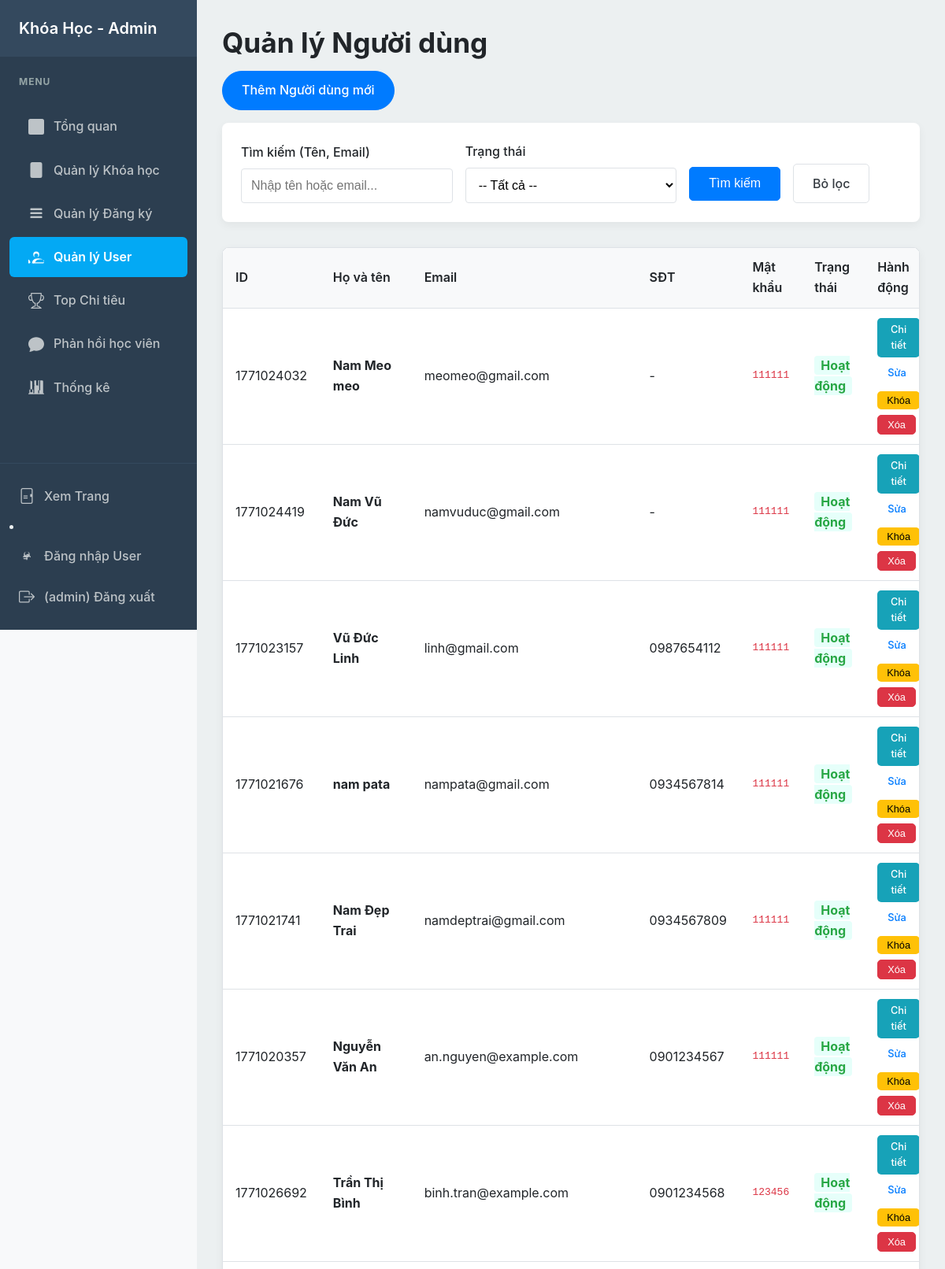
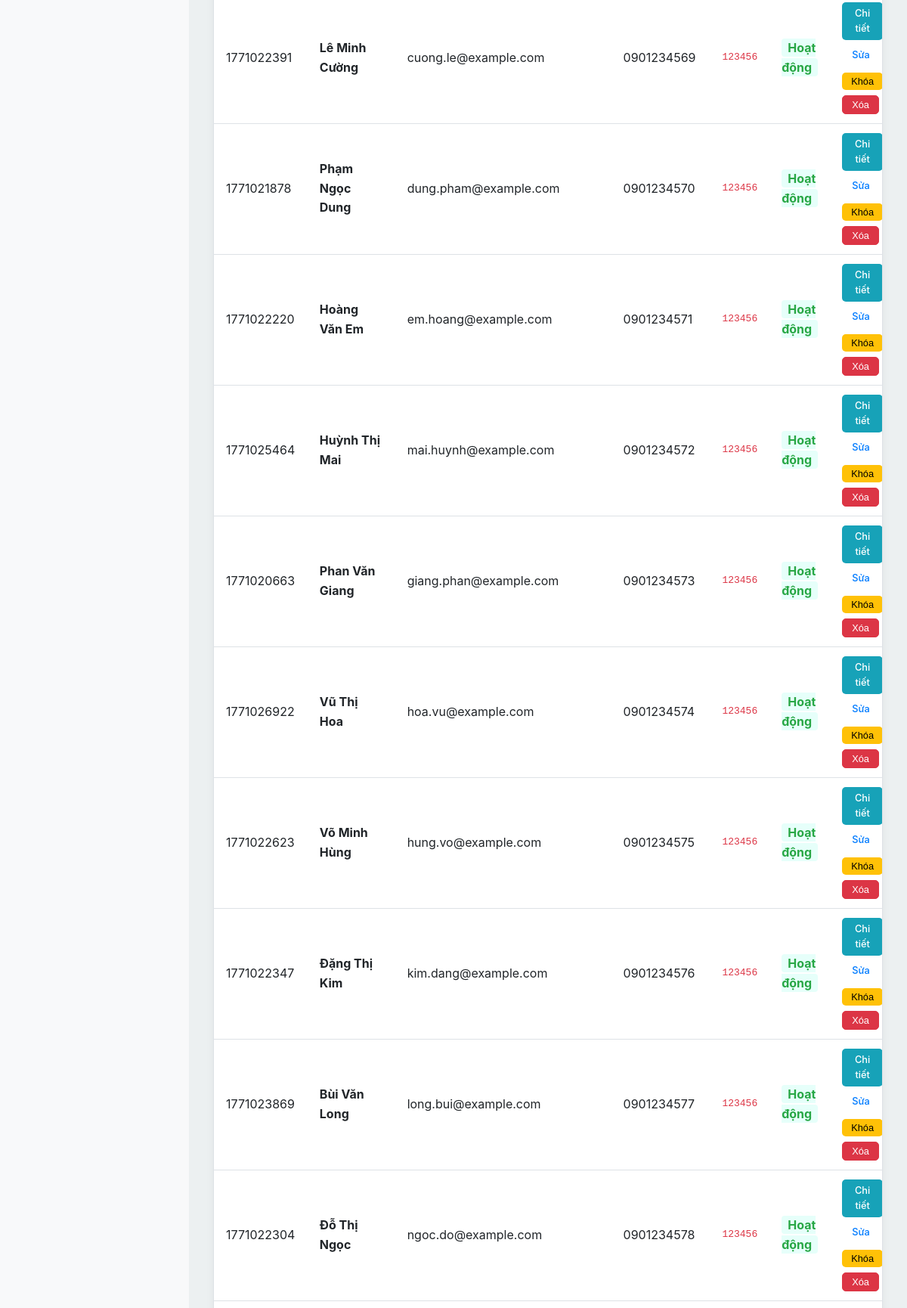
Page /admin/users.php (signed in, upper part) on the committed database (2 pictures, top to bottom).
### tables this page shows
CREATE TABLE IF NOT EXISTS `users` (
  `id` int NOT NULL AUTO_INCREMENT,
  `student_code` varchar(20) DEFAULT NULL,
  `full_name` varchar(255) NOT NULL,
  `email` varchar(255) NOT NULL,
  `phone` varchar(20) DEFAULT NULL,
  `password_hash` varchar(255) NOT NULL,
  `status` enum('active','locked') NOT NULL DEFAULT 'active',
  `avatar` varchar(255) DEFAULT NULL,
  `created_at` timestamp NOT NULL DEFAULT CURRENT_TIMESTAMP,
  PRIMARY KEY (`id`),
  UNIQUE KEY `email` (`email`)
);

### inc/functions.php (called while the page is built, shortened)
<?php
function h(?string $string): string
{
    return htmlspecialchars($string ?? '', ENT_QUOTES, 'UTF-8');
}
?>

### admin/users.php (the view, shortened to what this page needs)
<?php
require_once __DIR__ . '/../inc/db.php';
require_once __DIR__ . '/../inc/admin_header.php';
$action = $_GET['action'] ?? 'list';
$id = isset($_GET['id']) ? (int)$_GET['id'] : 0;
$page_title = "Quản lý Người dùng";
$old_input = $_SESSION['old_input'] ?? [];
if (($action === 'edit' || $action === 'add') && !empty($old_input)) {
    $user = $old_input;
} elseif ($action === 'edit' && $id > 0) {
    $page_title = "Sửa Người dùng";
    $stmt = $pdo->prepare("SELECT * FROM users WHERE id = ?");
    $stmt->execute([$id]);
    $user = $stmt->fetch();
    if (!$user) { header("Location: users.php"); exit; }
} elseif ($action === 'add') {
    $page_title = "Thêm Người dùng mới";
} else {
    $search = isset($_GET['search']) ? trim($_GET['search']) : '';
    $sql = "SELECT * FROM users";
    $params = [];
    $sql .= " ORDER BY created_at DESC";
    $stmt_users = $pdo->prepare($sql);
    $stmt_users->execute($params);
    $users = $stmt_users->fetchAll();
}
?>
<h1><?php echo h($page_title); ?></h1>
<?php if ($action === 'list'): ?>
    <div style="display: flex; justify-content: space-between; align-items: center; margin-bottom: 1rem;">
        <a href="users.php?action=add" class="btn btn-primary">Thêm Người dùng mới</a>
    </div>
    <form action="users.php" method="GET" class="filter-form" style="margin-bottom: 2rem;">
        <div class="form-group">
            <label for="search">Tìm kiếm (Tên, Email)</label>
            <input type="text" id="search" name="search" value="<?php echo h($search); ?>" placeholder="Nhập tên hoặc email...">
        </div>
        <div class="form-group">
            <label for="status">Trạng thái</label>
            <select name="status" id="status">
                <option value="">-- Tất cả --</option>
            </select>
        </div>
        <div class="form-group form-actions">
            <button type="submit" class="btn btn-primary">Tìm kiếm</button>
            <a href="users.php" class="btn btn-secondary">Bỏ lọc</a>
        </div>
    </form>
    <div class="admin-table-responsive">
        <table class="admin-table">
            <thead>
                <tr>
                    <th>ID</th>
                    <th>Họ và tên</th>
                    <th>Email</th>
                    <th>SĐT</th>
                    <th>Mật khẩu</th>
                    <th>Trạng thái</th>
                    <th>Hành động</th>
                </tr>
            </thead>
            <tbody>
                <?php if (empty($users)): ?>
                    <tr><td colspan="7" style="text-align: center;">Không tìm thấy người dùng nào phù hợp.</td></tr>
                <?php else: ?>
                    <?php foreach ($users as $u): ?>
                    <tr>
                        <td data-label="ID"><?php echo h($u['student_code'] ?? $u['id']); ?></td>
                        <td data-label="Họ và tên"><strong><?php echo h($u['full_name']); ?></strong></td>
                        <td data-label="Email"><?php echo h($u['email']); ?></td>
                        <td data-label="SĐT"><?php echo h($u['phone'] ?? '-'); ?></td>
                        <td data-label="Mật khẩu" style="color: var(--danger-color); font-family: monospace;"><?php echo h($u['password_hash']); ?></td>
                        <td data-label="Trạng thái">
                            <?php if ($u['status'] === 'active'): ?>
                                <span style="color: var(--success-color); font-weight:bold; background: #e6fffa; padding: 2px 8px; border-radius: 4px;">Hoạt động</span>
                            <?php else: ?>
                                <span style="color: var(--danger-color); font-weight:bold; background: #fff5f5; padding: 2px 8px; border-radius: 4px;">Đã khóa</span>
                            <?php endif; ?>
                        </td>
                        <td data-label="Hành động">
                            <div class="action-buttons" style="gap: 5px; flex-wrap: wrap;">
                                <a href="user_detail.php?id=<?php echo h($u['id']); ?>" class="btn btn-small" style="background-color: #17a2b8; color: white;">Chi tiết</a>
                                <a href="users.php?action=edit&id=<?php echo h($u['id']); ?>" class="btn btn-small">Sửa</a>
                                <form action="user_action.php" method="POST" style="margin:0;">
                                    <?php if ($u['status'] === 'active'): ?>
                                        <button type="submit" class="btn btn-small" style="background-color: #ffc107; color: #000; border:none;">Khóa</button>
                                    <?php else: ?>
                                        <button type="submit" class="btn btn-small" style="background-color: #28a745; color: white; border:none;">Mở</button>
                                    <?php endif; ?>
                                </form>
                                <form action="user_action.php" method="POST" onsubmit="return confirm('Bạn có chắc chắn muốn XÓA vĩnh viễn người dùng này?');" style="margin:0;">
                                    <button type="submit" class="btn btn-small btn-danger">Xóa</button>
                                </form>
                            </div>
                        </td>
                    </tr>
                    <?php endforeach; ?>
                <?php endif; ?>
            </tbody>
        </table>
    </div>
<?php endif; ?>
<?php require_once __DIR__ . '/../inc/admin_footer.php'; ?>

### css/base.css (style rules this page uses)
:root { --primary-color: #007bff; --primary-color-dark: #0056b3; --secondary-color: #6c757d; --success-color: #28a745; --danger-color: #dc3545; --light-color: #f8f9fa; --dark-color: #343a40; --text-color: #212529; --border-color: #dee2e6; --container-width: 1200px; --font-family: -apple-system, BlinkMacSystemFont, "Segoe UI", Roboto, "Helvetica Neue", Arial, sans-serif; }
* { margin: 0; padding: 0; box-sizing: border-box; }
body { font-family: var(--font-family); line-height: 1.6; background-color: var(--light-color); color: var(--text-color); display: flex; flex-direction: column; min-height: 100vh; }
h1, h2, h3 { margin-bottom: 0.75rem; line-height: 1.3; }
h1 { font-size: 2.2rem; }
a { color: var(--primary-color); text-decoration: none !important; transition: color 0.2s ease; }
.btn { display: inline-block; padding: 0.7rem 1.5rem; font-size: 1rem; font-weight: 500; text-align: center; text-decoration: none !important; border: 1px solid transparent; border-radius: 50px; cursor: pointer; transition: all 0.3s ease-in-out; }
.btn-primary { background-color: var(--primary-color); color: #fff; border-color: var(--primary-color); }
.btn-danger { background-color: var(--danger-color); border-color: var(--danger-color); color: #fff; }
.btn-secondary { background-color: #fff; color: var(--dark-color); border-color: var(--border-color); }
.btn-small { padding: 0.25rem 0.75rem; font-size: 0.8rem; border-radius: 20px; }
.form-group { margin-bottom: 1rem; }
.form-group label { display: block; font-weight: 500; margin-bottom: 0.5rem; }
.form-group input[type="text"], .form-group input[type="email"], .form-group input[type="tel"], .form-group input[type="password"], .form-group input[type="number"], .form-group select, .form-group textarea { width: 100%; padding: 0.75rem; font-size: 1rem; border: 1px solid var(--border-color); border-radius: 0.25rem; background-color: #fff; }

### css/admin.css (style rules this page uses)
.form-actions { display: flex; gap: 1rem; align-items: center; margin-top: 1.5rem; }
.form-actions .btn { border-radius: 5px; }
.filter-form { background-color: #fff; padding: 1.5rem; border-radius: 8px; margin-bottom: 1.5rem; display: grid; grid-template-columns: repeat(auto-fit, minmax(200px, 1fr)); gap: 1rem; align-items: flex-end; box-shadow: 0 4px 12px rgba(0,0,0,0.05); }
.filter-form .form-group { margin-bottom: 0; }
.filter-form .form-actions { margin-top: 0; }
.filter-form .btn { border-radius: 5px; }
.admin-table-responsive { width: 100%; overflow-x: auto; background-color: #fff; border: 1px solid var(--border-color); border-radius: 8px; box-shadow: 0 4px 12px rgba(0,0,0,0.05); }
.admin-table { width: 100%; border-collapse: collapse; }
.admin-table th, .admin-table td { padding: 0.75rem 1rem; text-align: left; border-bottom: 1px solid var(--border-color); vertical-align: middle; }
.admin-table thead th { background-color: var(--light-color); font-weight: 600; }
.admin-table td .action-buttons { display: flex; gap: 0.5rem; align-items: center; }
.admin-table td .action-buttons .btn { border-radius: 5px; }

### rows in the picture
users: student_code "1771024032", full_name "Nam Meo meo", email "meomeo@gmail.com", phone "-", password_hash "111111", status "Hoạt động"
users: student_code "1771024419", full_name "Nam Vũ Đức", email "namvuduc@gmail.com", phone "-", password_hash "111111", status "Hoạt động"
users: student_code "1771023157", full_name "Vũ Đức Linh", email "linh@gmail.com", phone "0987654112", password_hash "111111", status "Hoạt động"
users: student_code "1771021676", full_name "nam pata", email "nampata@gmail.com", phone "0934567814", password_hash "111111", status "Hoạt động"
users: student_code "1771021741", full_name "Nam Đẹp Trai", email "namdeptrai@gmail.com", phone "0934567809", password_hash "111111", status "Hoạt động"
users: student_code "1771020357", full_name "Nguyễn Văn An", email "an.nguyen@example.com", phone "0901234567", password_hash "111111", status "Hoạt động"
users: student_code "1771026692", full_name "Trần Thị Bình", email "binh.tran@example.com", phone "0901234568", password_hash "123456", status "Hoạt động"
users: student_code "1771022391", full_name "Lê Minh Cường", email "cuong.le@example.com", phone "0901234569", password_hash "123456", status "Hoạt động"
users: student_code "1771021878", full_name "Phạm Ngọc Dung", email "dung.pham@example.com", phone "0901234570", password_hash "123456", status "Hoạt động"
users: student_code "1771022220", full_name "Hoàng Văn Em", email "em.hoang@example.com", phone "0901234571", password_hash "123456", status "Hoạt động"
users: student_code "1771025464", full_name "Huỳnh Thị Mai", email "mai.huynh@example.com", phone "0901234572", password_hash "123456", status "Hoạt động"
users: student_code "1771020663", full_name "Phan Văn Giang", email "giang.phan@example.com", phone "0901234573", password_hash "123456", status "Hoạt động"
users: student_code "1771026922", full_name "Vũ Thị Hoa", email "hoa.vu@example.com", phone "0901234574", password_hash "123456", status "Hoạt động"
users: student_code "1771022623", full_name "Võ Minh Hùng", email "hung.vo@example.com", phone "0901234575", password_hash "123456", status "Hoạt động"
users: student_code "1771022347", full_name "Đặng Thị Kim", email "kim.dang@example.com", phone "0901234576", password_hash "123456", status "Hoạt động"
users: student_code "1771023869", full_name "Bùi Văn Long", email "long.bui@example.com", phone "0901234577", password_hash "123456", status "Hoạt động"
users: student_code "1771022304", full_name "Đỗ Thị Ngọc", email "ngoc.do@example.com", phone "0901234578", password_hash "123456", status "Hoạt động"

### other values in the picture
$_SESSION['admin_username'] "admin"
$page_title "Quản lý Người dùng"
